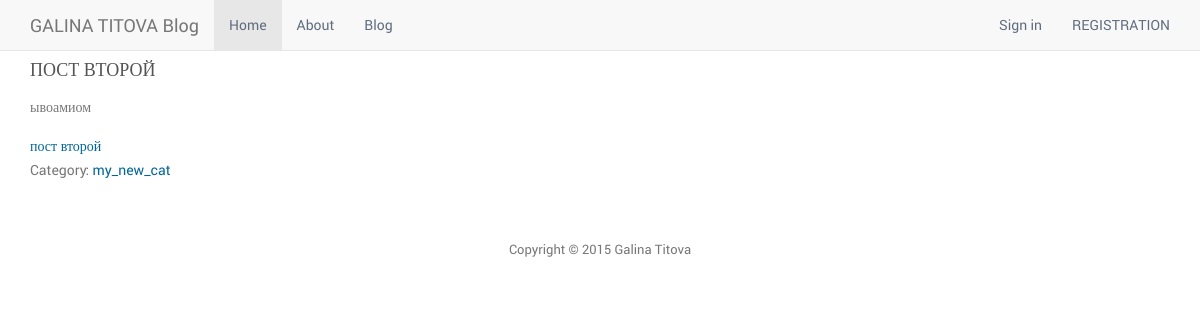
Page /blog/posts/post-vtoroj/ on the committed database.
### blog/models.py (models this page shows, shortened)
class Post(models.Model):
    category = models.ForeignKey(Category)
    title = models.CharField(max_length = 128)
    slug = models.SlugField(unique=True)
    body = models.TextField()
    status = models.CharField(max_length=1, choices=BLOG_ITEM_STATUS, default='0')
    url = models.URLField()
    views = models.IntegerField(default = 0)
    updated = models.DateTimeField(auto_now = True)
    created = models.DateTimeField(auto_now_add = True)

class Category(models.Model):
    name = models.CharField(max_length = 128, unique = True)
    slug = models.SlugField(unique=True)
    def __str__(self):
        return self.name

### blog/views.py (the view)
# urls.py: url(r'^posts/(?P<postslug>.*)/$', 'blog.views.view'),
def view(request, postslug):
	post = Post.objects.get(slug = postslug)
	comments = Comment.objects.filter(post=post)
	context = {'post': post, "comments":comments,"form":CommentForm(), "user":request.user}
	context.update(csrf(request))
	return render_to_response('blog/singlepost.html', context)

### templates/blog/singlepost.html (shortened to what this page needs)
{% extends "base.html" %}
{% block content %}
        <div id="singlepost">
                <h2>{{ post.title }}</h2>
                <p>{% autoescape off %}{{ post.body }}{% endautoescape %}</p>
                <div>
                  <a href="{% url 'goto' %}?post_id={{post.id}}">{{ post.title }}</a>
                </div>
                <p>Category: <a href="/blog/categories/{{ post.category.slug }}/">{{ post.category }}</a></p>
        </div>
{% endblock %}

### static/css/style.css (style rules this page uses)
html, body, div, span, applet, object, iframe, h1, h2, h3, h4, h5, h6, p, blockquote, pre, a, abbr, acronym, address, big, cite, code, del, dfn, em, img, ins, kbd, q, s, samp, small, strike, strong, sub, sup, tt, var, b, u, i, center, dl, dt, dd, ol, ul, li, fieldset, form, label, legend, table, caption, tbody, tfoot, thead, tr, th, td, article, aside, canvas, details, embed, figure, figcaption, footer, header, hgroup, menu, nav, output, ruby, section, summary, time, mark, audio, video { margin: 0; padding: 0; border: 0; font-size: 100%; vertical-align: baseline; }
body { line-height: 1; }
html { font-size: 100%; -webkit-text-size-adjust: 100%; -ms-text-size-adjust: 100%; }
body { font-size: 14px; line-height: 24px; color: #777777; font-family: 'robotoregular'; overflow-x: hidden; }
a { color: #006699; -webkit-transition: all 150ms ease-in-out; -moz-transition: all 150ms ease-in-out; -ms-transition: all 150ms ease-in-out; -o-transition: all 150ms ease-in-out; transition: all 150ms ease-in-out; text-decoration: none !important; }
h1, h2, h3, h4, h5 { color: #555555; }
#singlepost h2 { font-size: 18px; font-family: 'robotobold'; margin-bottom: 15px; text-transform: uppercase; }
#singlepost p { text-align : justify; margin-bottom: 15px; }

### templates/base.html (style rules this page uses)
body { padding-top: 60px; }

### rows in the picture
Post: title "ПОСТ ВТОРОЙ", body "ывоамиом", title "пост второй", category "my_new_cat"
